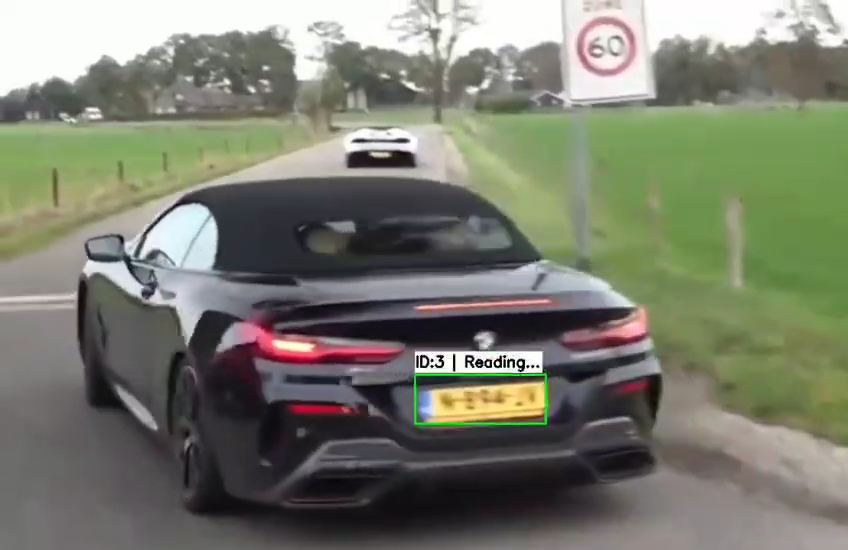
#> input picture frame 63 of WhatsApp Video 2025-05-10 at 8.09.41 AM.mp4, 848 x 550 px
$ python car_count.py
#> lines starting #> are read from the running program, lines starting #| are printed output that depends on the picture
import cv2
import numpy as np
from collections import OrderedDict

# Simple CentroidTracker class to track objects across frames
class CentroidTracker:
    def __init__(self, max_disappeared=50):
        self.next_object_id = 0
        self.objects = OrderedDict()
        self.disappeared = OrderedDict()
        self.max_disappeared = max_disappeared

    def register(self, centroid):
        self.objects[self.next_object_id] = centroid
        self.disappeared[self.next_object_id] = 0
        self.next_object_id += 1

    def deregister(self, object_id):
        del self.objects[object_id]
        del self.disappeared[object_id]

    def update(self, input_centroids):
        if len(input_centroids) == 0:
            # Mark all objects as disappeared
            for object_id in list(self.disappeared.keys()):
                self.disappeared[object_id] += 1
                if self.disappeared[object_id] > self.max_disappeared:
                    self.deregister(object_id)
            return self.objects

        if len(self.objects) == 0:
            for centroid in input_centroids:
                self.register(centroid)
        else:
            object_ids = list(self.objects.keys())
            object_centroids = list(self.objects.values())

            # Compute distance between each pair of old and new centroids
            D = np.linalg.norm(np.array(object_centroids)[:, np.newaxis] - np.array(input_centroids), axis=2)

            rows = D.min(axis=1).argsort()
            cols = D.argmin(axis=1)[rows]

            used_rows = set()
            used_cols = set()

            for (row, col) in zip(rows, cols):
                if row in used_rows or col in used_cols:
                    continue
                if D[row, col] > 50:  # Max distance threshold to match
                    continue

                object_id = object_ids[row]
                self.objects[object_id] = input_centroids[col]
                self.disappeared[object_id] = 0

                used_rows.add(row)
                used_cols.add(col)

            unused_rows = set(range(len(object_centroids))) - used_rows
            unused_cols = set(range(len(input_centroids))) - used_cols

            for row in unused_rows:
                object_id = object_ids[row]
                self.disappeared[object_id] += 1
                if self.disappeared[object_id] > self.max_disappeared:
                    self.deregister(object_id)

            for col in unused_cols:
                self.register(input_centroids[col])

        return self.objects

def get_center(x, y, w, h):
    return int(x + w / 2), int(y + h / 2)

cap = cv2.VideoCapture('C:\\Users\\ACER\\Desktop\\opencv\\WhatsApp Video 2025-05-10 at 8.09.41 AM.mp4')

fgbg = cv2.createBackgroundSubtractorMOG2(history=100, varThreshold=40)

line_position = 300
offset = 10
car_count = 0

ct = CentroidTracker()
counted_ids = set()
previous_centroids = {}  # To store previous Y positions of tracked objects

while cap.isOpened():
    ret, frame = cap.read()
#> frame is the input picture: shape (550, 848, 3); mean B, G, R 110.8, 124.6, 122.3
    if not ret:
        break

    frame = cv2.resize(frame, (800, 600))
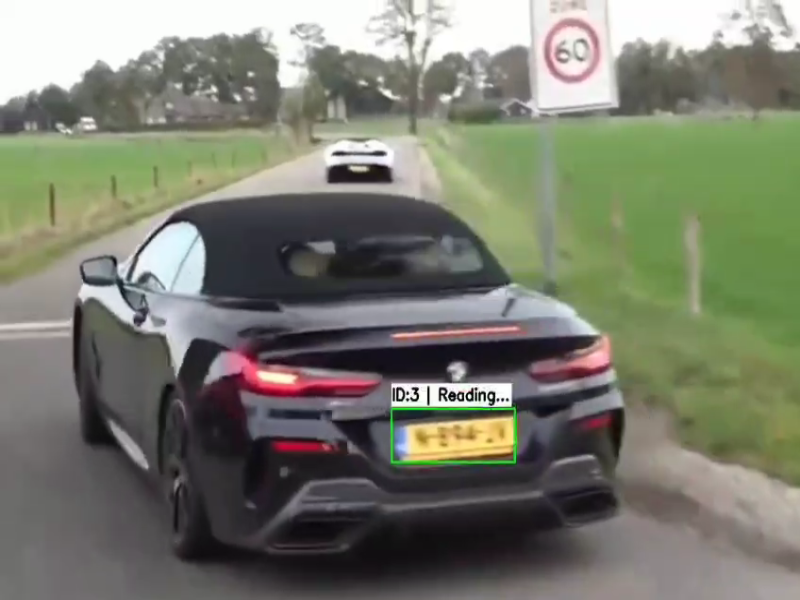
#> frame: shape (600, 800, 3); mean B, G, R 110.7, 124.5, 122.2
    gray = cv2.cvtColor(frame, cv2.COLOR_BGR2GRAY)
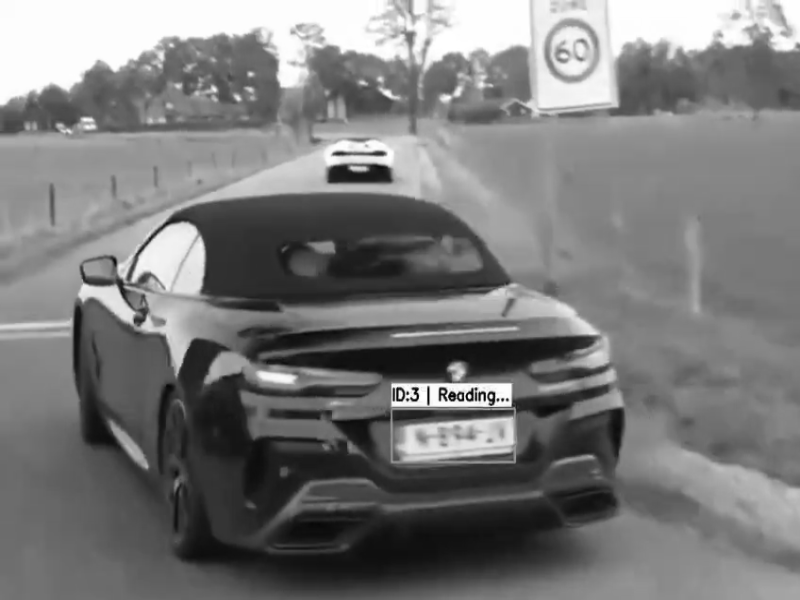
#> gray: shape (600, 800); min 0, max 255, mean 122.2
    blur = cv2.GaussianBlur(gray, (5, 5), 0)
    mask = fgbg.apply(blur)
#> mask: shape (600, 800); every value is 127

    _, thresh = cv2.threshold(mask, 250, 255, cv2.THRESH_BINARY)
#> thresh: shape (600, 800); every value is 0
    dilated = cv2.dilate(thresh, None, iterations=2)
    contours, _ = cv2.findContours(dilated, cv2.RETR_TREE, cv2.CHAIN_APPROX_SIMPLE)
#> contours = []

    centers = []
    for cnt in contours:
        x, y, w, h = cv2.boundingRect(cnt)
        if w >= 50 and h >= 50:
            centers.append(get_center(x, y, w, h))
            cv2.rectangle(frame, (x, y), (x + w, y + h), (0, 255, 0), 2)
#> this loop made 0 passes
#> after the loop, centers = []

    objects = ct.update(centers)
#> objects = 0 items

    cv2.line(frame, (0, line_position), (800, line_position), (255, 0, 0), 2)

    for object_id, centroid in objects.items():
        cv2.circle(frame, centroid, 4, (0, 0, 255), -1)
        cv2.putText(frame, f"ID {object_id}", (centroid[0] - 10, centroid[1] - 10),
                    cv2.FONT_HERSHEY_SIMPLEX, 0.5, (0, 255, 255), 2)

        previous_y = previous_centroids.get(object_id, None)
        current_y = centroid[1]

        if previous_y is not None:
            # Check if the object crossed the line downward
            if previous_y < line_position <= current_y:
                if object_id not in counted_ids:
                    car_count += 1
                    counted_ids.add(object_id)

        # Update the previous y position
        previous_centroids[object_id] = current_y
#> after the loop, car_count = 0; counted_ids = 0 items; previous_centroids = 0 items

    cv2.putText(frame, f"Cars Counted: {car_count}", (20, 50),
                cv2.FONT_HERSHEY_SIMPLEX, 1.2, (0, 0, 255), 3)
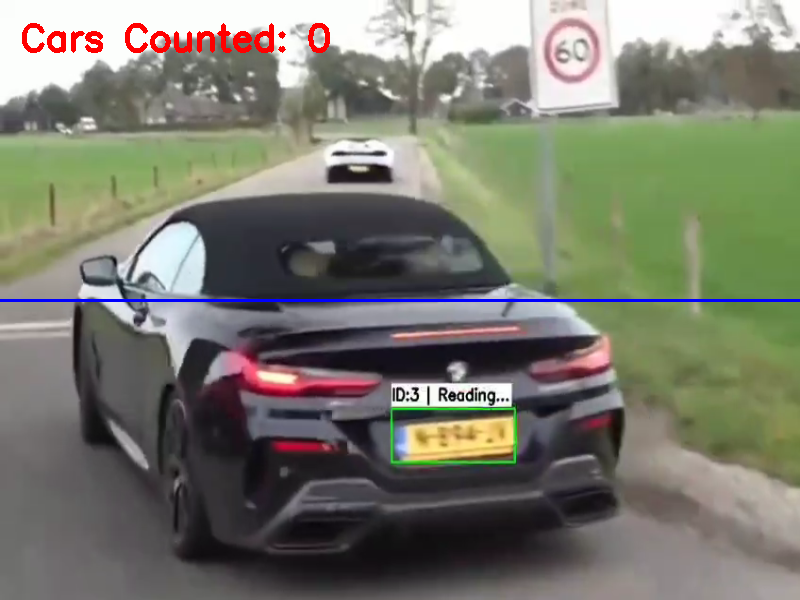
#> frame: shape (600, 800, 3); mean B, G, R 110, 122.4, 122

    cv2.imshow('Car Counter', frame)

    if cv2.waitKey(1) & 0xFF == ord('q'):
#> (key q is pressed here)
        break

cap.release()
cv2.destroyAllWindows()

$ run again, starting later in the video
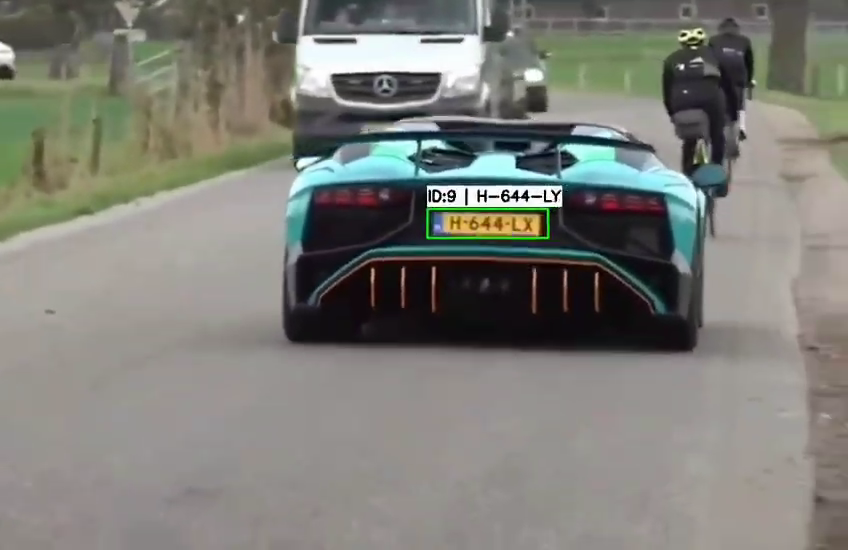
#> input picture frame 283 of WhatsApp Video 2025-05-10 at 8.09.41 AM.mp4, 848 x 550 px
#> frame is the input picture: shape (550, 848, 3); mean B, G, R 119.4, 126, 125.7
#> `gray = cv2.cvtColor(frame, cv2.COLOR_BGR2GRAY)`:
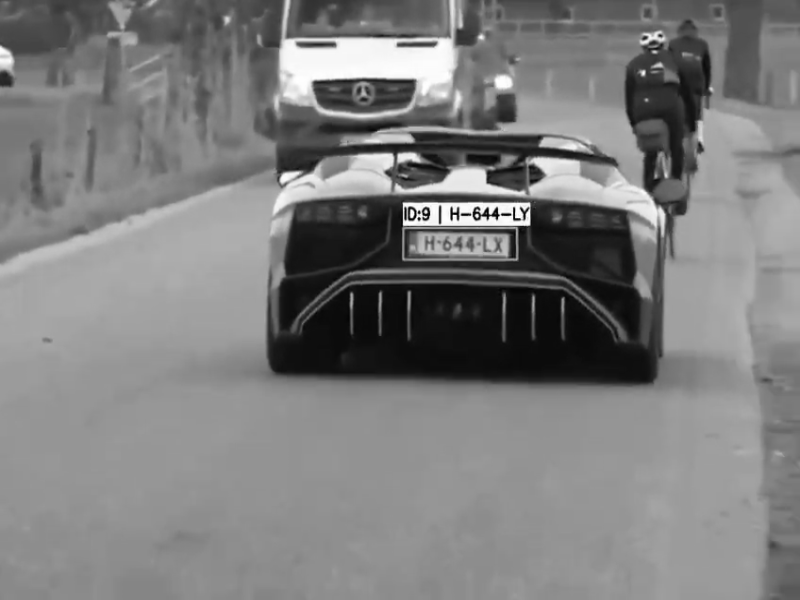
#> gray: shape (600, 800); min 0, max 255, mean 125
#> mask: shape (600, 800); every value is 127
#> thresh: shape (600, 800); every value is 0
#> contours = []
#> objects = 0 items
#> after the loop `for object_id, centroid in objects.items():`: car_count = 0; counted_ids = 0 items
#> `cv2.putText(frame, f"Cars Counted: {car_count}", (20, 50), cv2.FONT_HE..`:
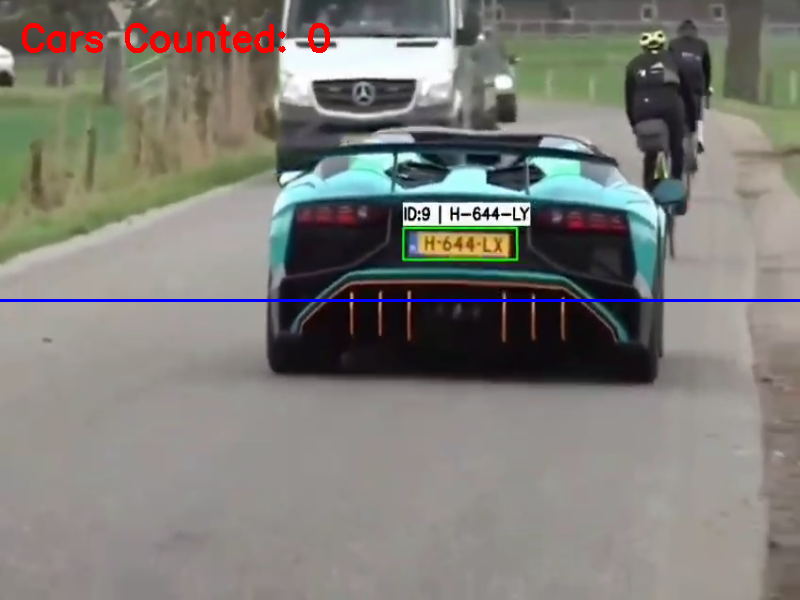
#> frame: shape (600, 800, 3); mean B, G, R 119.6, 124.7, 126.1

$ run again, starting later in the video
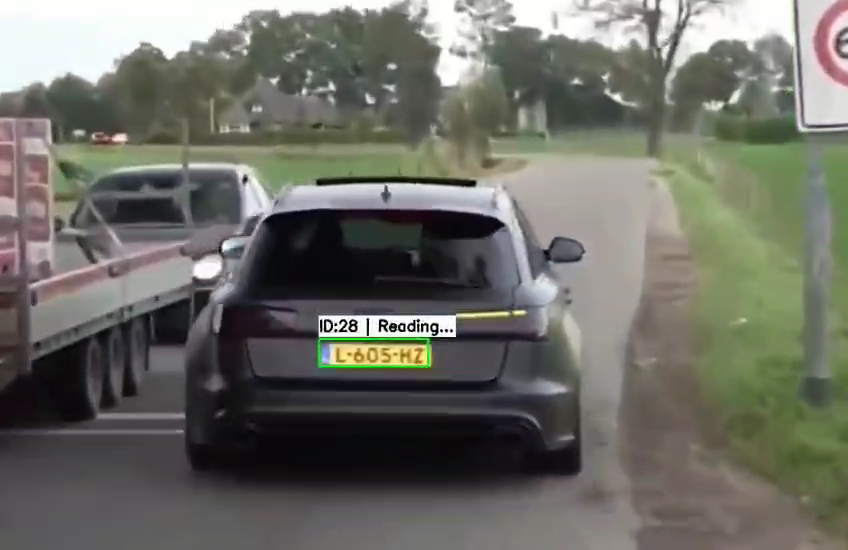
#> input picture frame 504 of WhatsApp Video 2025-05-10 at 8.09.41 AM.mp4, 848 x 550 px
#> frame is the input picture: shape (550, 848, 3); mean B, G, R 101.7, 109.4, 109.2
#> `gray = cv2.cvtColor(frame, cv2.COLOR_BGR2GRAY)`:
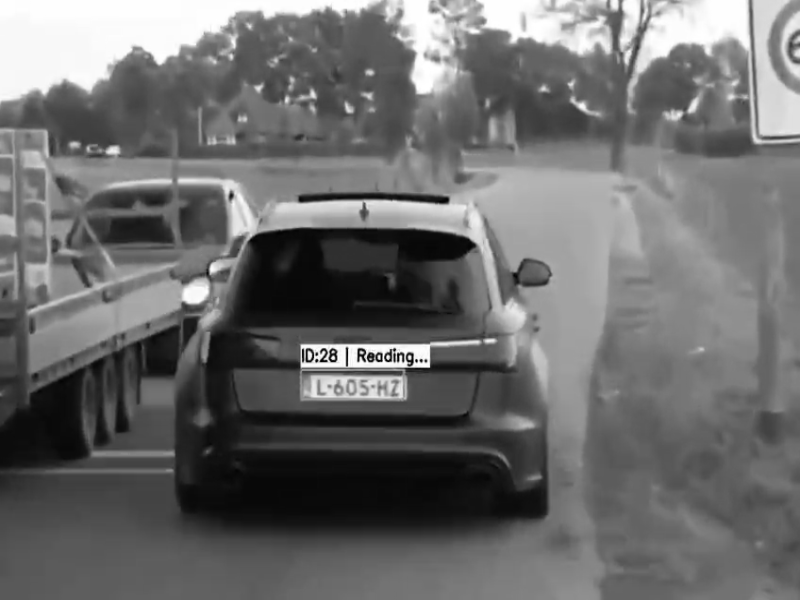
#> gray: shape (600, 800); min 0, max 255, mean 108.4
#> mask: shape (600, 800); every value is 127
#> thresh: shape (600, 800); every value is 0
#> contours = []
#> objects = 0 items
#> after the loop `for object_id, centroid in objects.items():`: car_count = 0; counted_ids = 0 items
#> `cv2.putText(frame, f"Cars Counted: {car_count}", (20, 50), cv2.FONT_HE..`:
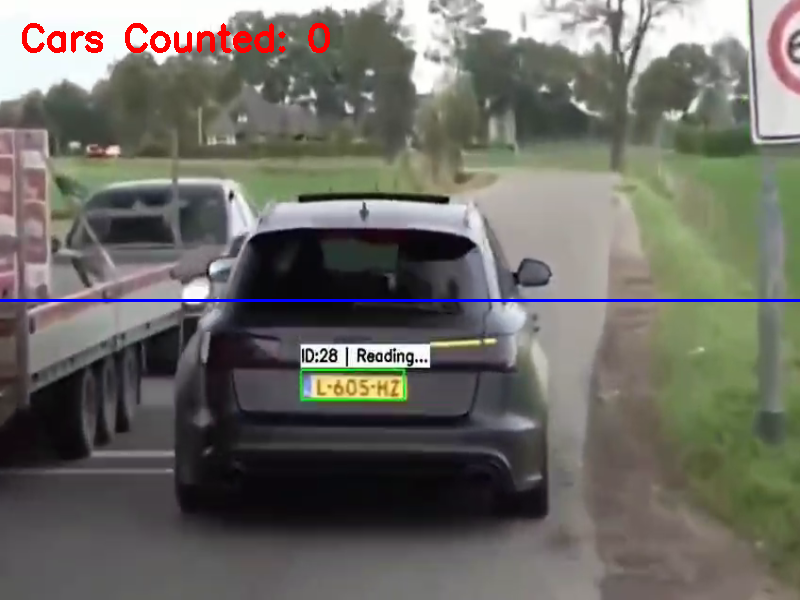
#> frame: shape (600, 800, 3); mean B, G, R 101.1, 107.5, 109.1
